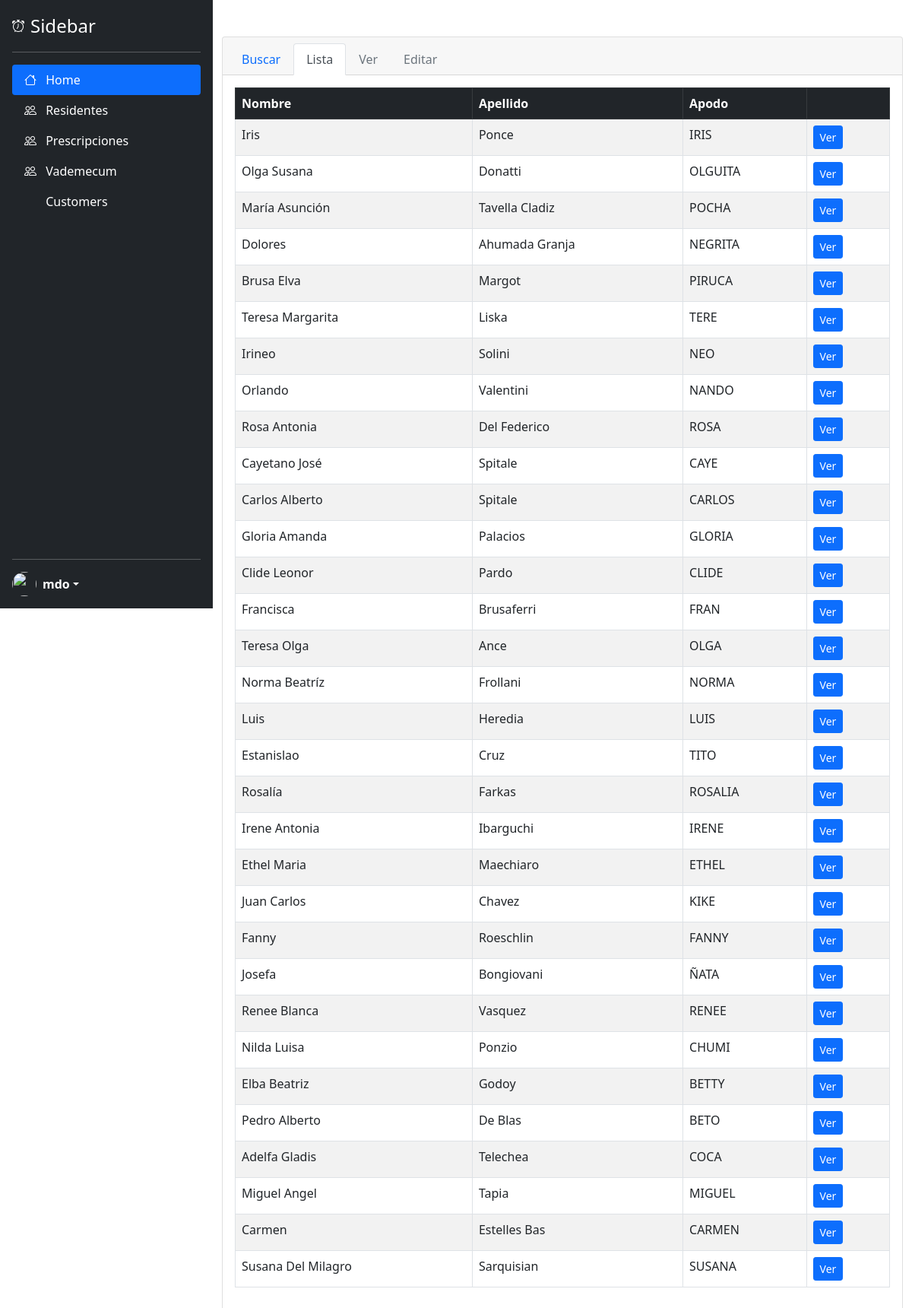
Screenshot of /residents_list with the database file from the repository.
### tables this page shows
CREATE TABLE "residents" (
	"resident_id"	INTEGER,
	"name"	CHAR(20) NOT NULL,
	"last_name"	CHAR(20) NOT NULL,
	"status"	CHAR(10) NOT NULL,
	"admission_date"	DATE NOT NULL,
	"birth_date"	DATE,
	"age"	CHAR(3),
	"gender"	CHAR(10) NOT NULL,
	"citizenship"	CHAR(20),
	"marital_status"	CHAR(20),
	"id_type"	CHAR(10) NOT NULL,
	"id_number"	CHAR(10) NOT NULL,
	"address"	CHAR(30) NOT NULL,
	"city"	CHAR(20) NOT NULL,
	"prepaid"	CHAR(30),
	"affiliation_number"	CHAR(20),
	"nickname"	CHAR(20),
	PRIMARY KEY("resident_id" AUTOINCREMENT)
);

### main.py (the view)
@app.route("/residents_list", methods = ["GET"])
def residents_list():
    residents_list = get_residents_list()
    for resident in residents_list:
        resident.to_show_in_html()
    return render_template('/residents_list.html', residents_list = residents_list)

### src/resident.py (called while the page is built)
def create_resident_dictionary(resident_tuple):
    resident_dictionary = {
        "resident_id" : resident_tuple[0],
        "name" : resident_tuple[1],
        "last_name" : resident_tuple[2],
        "status" : resident_tuple[3],
        "admission_date" : resident_tuple[4],
        "birth_date" : resident_tuple[5],
        "age" : resident_tuple[6],
        "gender" : resident_tuple[7],
        "citizenship" : resident_tuple[8],
        "marital_status" : resident_tuple[9],
        "id_type" : resident_tuple[10],
        "id_number" : resident_tuple[11],
        "address" : resident_tuple[12],
        "city" : resident_tuple[13],
        "prepaid" : resident_tuple[14],
        "affiliation_number" : resident_tuple[15],
        "nickname" : resident_tuple[16]
    }
    return resident_dictionary

def get_residents_list():
    with sqlite3.connect("./ayekan.db") as conn:
        cursor = conn.cursor()
        cursor.execute(f"SELECT * FROM residents;")
        result = cursor.fetchall()
        residents_list = []
        for resident in result:
            resident_dictionary = create_resident_dictionary(resident)
            resident = Resident(resident_dictionary)
            residents_list.append(resident)
        return residents_list

    def to_show_in_html(self):
        self.status = self.status.title()
        self.name = self.name.title()
        self.last_name = self.last_name.title()
        self.gender = self.gender.title()
        self.citizenship = self.citizenship.title()
        self.marital_status = self.marital_status.title()
        self.address = self.address.title()
        self.city = self.city.title()
        self.id_type = self.id_type.upper()
        self.prepaid = self.prepaid.upper()
        self.nickname = self.nickname.upper()

### app/templates/residents_list.html (shortened to what this page needs)
{% extends "base.html" %}
{% block content %}
  <div class="card">
    <div class="card-header">
      <ul class="nav nav-tabs card-header-tabs">
        <li class="nav-item">
            <a class="nav-link" aria-current="true" href="{{ url_for('search') }}">Buscar</a>
        </li>
        <li class="nav-item">
            <a class="nav-link active" href="{{ url_for('residents_list') }}">Lista</a>
        </li>
        <li class="nav-item">
          <a class="nav-link disabled" href="#">Ver</a>
        </li>
        <li class="nav-item">
            <a class="nav-link disabled" href="#" tabindex="-1" aria-disabled="true">Editar</a>
        </li>
      </ul>
    </div>
    <div class="card-body">
      <table class="table table-striped table-bordered" aria-describedby="datatable-buttons_info">
        <thead class="table-dark">
          <tr>
            <th scope="col">Nombre</th>
            <th scope="col">Apellido</th>
            <th scope="col">Apodo</th>
            <th scope="col"></th>
          </tr>
        </thead>
        <tbody>
          {% for resident in residents_list %}
          <tr>
            <td>{{ resident.name }}</td>
            <td>{{ resident.last_name }}</td>
            <td>{{ resident.nickname }}</td>
            <td>
              <a href="{{ url_for('selected', resident_id=resident.resident_id) }}" class="btn btn-primary btn-sm">Ver</a>
            </td>
          </tr>
          {% endfor %}
        </tbody>
      </table>
    </div>
  </div>
{% endblock %}

### rows the page displays
residents: name "Iris", last_name "Ponce", nickname "IRIS"
residents: name "Olga Susana", last_name "Donatti", nickname "OLGUITA"
residents: name "María Asunción", last_name "Tavella Cladiz", nickname "POCHA"
residents: name "Dolores", last_name "Ahumada Granja", nickname "NEGRITA"
residents: name "Brusa Elva", last_name "Margot", nickname "PIRUCA"
residents: name "Teresa Margarita", last_name "Liska", nickname "TERE"
residents: name "Irineo", last_name "Solini", nickname "NEO"
residents: name "Orlando", last_name "Valentini", nickname "NANDO"
residents: name "Rosa Antonia", last_name "Del Federico", nickname "ROSA"
residents: name "Cayetano José", last_name "Spitale", nickname "CAYE"
residents: name "Carlos Alberto", last_name "Spitale", nickname "CARLOS"
residents: name "Gloria Amanda", last_name "Palacios", nickname "GLORIA"
residents: name "Clide Leonor", last_name "Pardo", nickname "CLIDE"
residents: name "Francisca", last_name "Brusaferri", nickname "FRAN"
residents: name "Teresa Olga", last_name "Ance", nickname "OLGA"
residents: name "Norma Beatríz", last_name "Frollani", nickname "NORMA"
residents: name "Luis", last_name "Heredia", nickname "LUIS"
residents: name "Estanislao", last_name "Cruz", nickname "TITO"
residents: name "Rosalía", last_name "Farkas", nickname "ROSALIA"
residents: name "Irene Antonia", last_name "Ibarguchi", nickname "IRENE"
residents: name "Ethel Maria", last_name "Maechiaro", nickname "ETHEL"
residents: name "Juan Carlos", last_name "Chavez", nickname "KIKE"
residents: name "Fanny", last_name "Roeschlin", nickname "FANNY"
residents: name "Josefa", last_name "Bongiovani", nickname "ÑATA"
residents: name "Renee Blanca", last_name "Vasquez", nickname "RENEE"
residents: name "Nilda Luisa", last_name "Ponzio", nickname "CHUMI"
residents: name "Elba Beatriz", last_name "Godoy", nickname "BETTY"
residents: name "Pedro Alberto", last_name "De Blas", nickname "BETO"
residents: name "Adelfa Gladis", last_name "Telechea", nickname "COCA"
residents: name "Miguel Angel", last_name "Tapia", nickname "MIGUEL"
residents: name "Carmen", last_name "Estelles Bas", nickname "CARMEN"
residents: name "Susana Del Milagro", last_name "Sarquisian", nickname "SUSANA"
